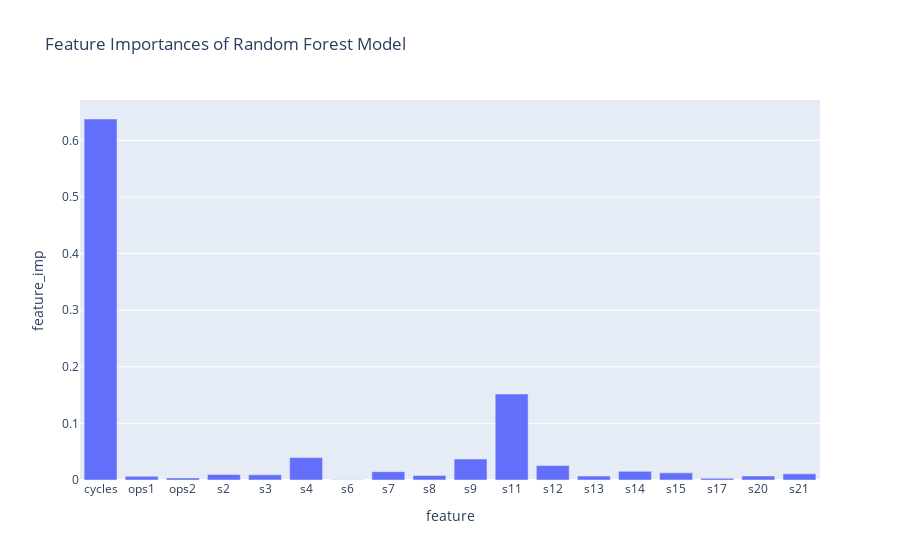

This figure's notebook cell:
### Code cell
feature_importances_df = pd.DataFrame({'feature':list(X_train.columns),'feature_imp':list(best_rf_model.feature_importances_)})
px.bar(feature_importances_df, x='feature', y='feature_imp', title='Feature Importances of Random Forest Model')

### Figure 1 — Plotly figure (JSON) as saved in the notebook; plotly's stock layout.template omitted (floating-point values rounded to 4 significant figures)
{"data": [{"alignmentgroup": "True", "hovertemplate": "feature=%{x}<br>feature_imp=%{y}<extra></extra>", "legendgroup": "", "marker": {"color": "#636efa", "pattern": {"shape": ""}}, "name": "", "offsetgroup": "", "orientation": "v", "showlegend": false, "textposition": "auto", "type": "bar", "x": ["cycles", "ops1", "ops2", "s2", "s3", "s4", "s6", "s7", "s8", "s9", "s11", "s12", "s13", "s14", "s15", "s17", "s20", "s21"], "xaxis": "x", "y": [0.6379, 0.006666, 0.003623, 0.009937, 0.009093, 0.03957, 0.0002712, 0.01472, 0.008006, 0.03698, 0.1519, 0.02559, 0.00697, 0.01527, 0.01261, 0.003013, 0.007093, 0.01083], "yaxis": "y"}], "layout": {"barmode": "relative", "legend": {"tracegroupgap": 0}, "title": {"text": "Feature Importances of Random Forest Model"}, "xaxis": {"anchor": "y", "domain": [0, 1], "title": {"text": "feature"}}, "yaxis": {"anchor": "x", "domain": [0, 1], "title": {"text": "feature_imp"}}}}
